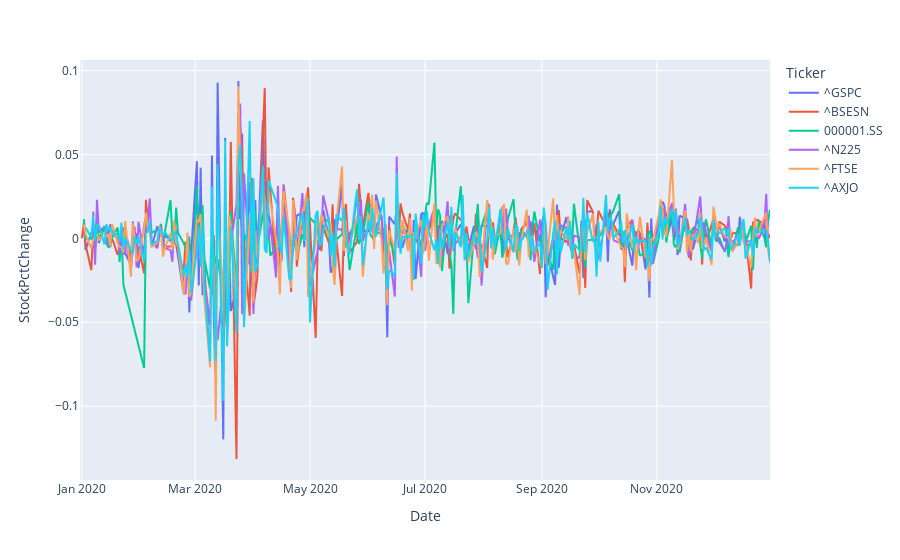

Notebook cell for this chart:
### Code cell
fig = px.line(df, x="Date", y="StockPctChange", color='Ticker')
fig.show()

### Figure 1 — Plotly figure (JSON) as saved in the notebook; plotly's stock layout.template omitted (floating-point values rounded to 4 significant figures; data arrays with more than 128 entries replaced by an {"elided": "..."} marker saying what was removed)
{"data": [{"hovertemplate": "Ticker=^GSPC<br>Date=%{x}<br>StockPctChange=%{y}<extra></extra>", "legendgroup": "^GSPC", "line": {"color": "#636efa", "dash": "solid"}, "mode": "lines", "name": "^GSPC", "showlegend": true, "type": "scattergl", "x": {"elided": "253 str values"}, "xaxis": "x", "y": {"elided": "253 float values"}, "yaxis": "y"}, {"hovertemplate": "Ticker=^BSESN<br>Date=%{x}<br>StockPctChange=%{y}<extra></extra>", "legendgroup": "^BSESN", "line": {"color": "#EF553B", "dash": "solid"}, "mode": "lines", "name": "^BSESN", "showlegend": true, "type": "scattergl", "x": {"elided": "252 str values"}, "xaxis": "x", "y": {"elided": "252 float values"}, "yaxis": "y"}, {"hovertemplate": "Ticker=000001.SS<br>Date=%{x}<br>StockPctChange=%{y}<extra></extra>", "legendgroup": "000001.SS", "line": {"color": "#00cc96", "dash": "solid"}, "mode": "lines", "name": "000001.SS", "showlegend": true, "type": "scattergl", "x": {"elided": "244 str values"}, "xaxis": "x", "y": {"elided": "244 float values"}, "yaxis": "y"}, {"hovertemplate": "Ticker=^N225<br>Date=%{x}<br>StockPctChange=%{y}<extra></extra>", "legendgroup": "^N225", "line": {"color": "#ab63fa", "dash": "solid"}, "mode": "lines", "name": "^N225", "showlegend": true, "type": "scattergl", "x": {"elided": "242 str values"}, "xaxis": "x", "y": {"elided": "242 float values"}, "yaxis": "y"}, {"hovertemplate": "Ticker=^FTSE<br>Date=%{x}<br>StockPctChange=%{y}<extra></extra>", "legendgroup": "^FTSE", "line": {"color": "#FFA15A", "dash": "solid"}, "mode": "lines", "name": "^FTSE", "showlegend": true, "type": "scattergl", "x": {"elided": "255 str values"}, "xaxis": "x", "y": {"elided": "255 float values"}, "yaxis": "y"}, {"hovertemplate": "Ticker=^AXJO<br>Date=%{x}<br>StockPctChange=%{y}<extra></extra>", "legendgroup": "^AXJO", "line": {"color": "#19d3f3", "dash": "solid"}, "mode": "lines", "name": "^AXJO", "showlegend": true, "type": "scattergl", "x": {"elided": "255 str values"}, "xaxis": "x", "y": {"elided": "255 float values"}, "yaxis": "y"}], "layout": {"legend": {"title": {"text": "Ticker"}, "tracegroupgap": 0}, "margin": {"t": 60}, "xaxis": {"anchor": "y", "domain": [0, 1], "title": {"text": "Date"}}, "yaxis": {"anchor": "x", "domain": [0, 1], "title": {"text": "StockPctChange"}}}}
